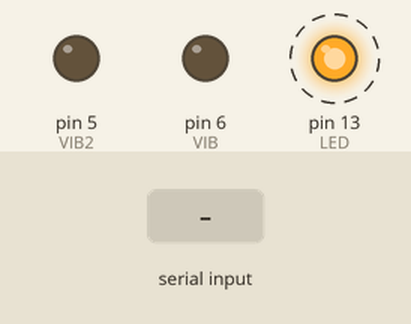
The sketch below on a simulated Arduino Mega 2560, built with avr-gcc and run on an emulated ATmega2560. Shown: output pins drawn as LEDs (lit = HIGH). Dashed ring = blinking. The inputs (shaded band) are chosen by the test bench. The local clock reads 2024-03-15 10:24:30 at power-on unless the sketch sets it; pins used as bus, display or sensor lines are not drawn; what the sketch prints to the serial monitor is not drawn.

Above: at 1.14 s.
1.6 s: byte 3 (3) received over Serial
At 1.9 s:
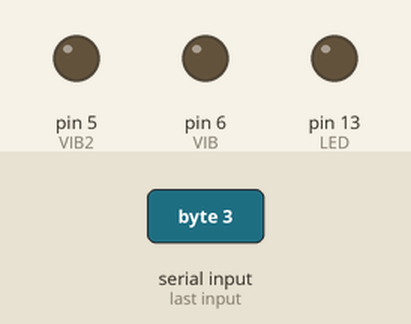
At 2.49 s:
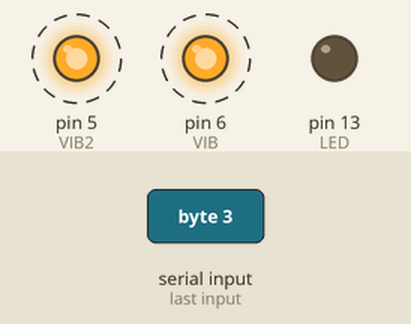
4.6 s: byte 2 (2) received over Serial
Timing chart, 0 to 13.6 s (numbered marks = the images above; inputs shaded):
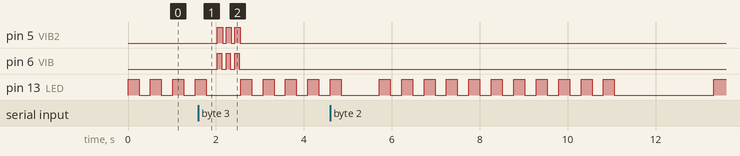

Measured:
- after the input at 1.6 s, pin 5 (VIB2): alternates HIGH for 0.12 s and LOW for 0.08 s, 6 changes in all, then stays LOW, starting after 0.43 s; pin 6 (VIB): alternates HIGH for 0.10 s and LOW for 0.10 s, 6 changes in all, then stays LOW, starting after 0.43 s

The sketch:

sketch_lattepanda.ino
```cpp
#include <Wire.h>
#include <DS3231.h>

enum led_pattern {
  off_pattern,
  ready_pattern,
  error_pattern,
  end_pattern
};

DS3231 clock;
RTCDateTime dt;
const int LED = 13;
const int POWER = 22;
const int VIB = 6;
const int VIB2 = 5;

int incomingByte = 0;   // for incoming serial data
int interval = 250;
int i, k = 0;
bool power_on = false;
led_pattern pattern = ready_pattern;

void setup() {
  Serial.begin(9600);     // opens serial port, sets data rate to 9600 bps
  pinMode(LED, OUTPUT);
  pinMode(POWER, OUTPUT);
  pinMode(VIB, OUTPUT);
  pinMode(VIB2, OUTPUT);
  digitalWrite(LED, LOW);
  digitalWrite(POWER, HIGH);
  digitalWrite(VIB, LOW);
  digitalWrite(VIB2, LOW);
  clock.begin();
}

void loop() {
  // send data only when you receive data:

  switch (pattern)
  {
    case off_pattern: //消灯
      break;
    case ready_pattern: //点滅
      digitalWrite(LED, HIGH);
      delay(interval);
      digitalWrite(LED, LOW);
      delay(interval);
      i++;
      if (i == 20 && !power_on) //10秒後に電源ON
      {
        digitalWrite(POWER, LOW);
        delay(2000);
        digitalWrite(POWER, HIGH);
        power_on = true;
        interval = 1000;
      }
      break;
    case error_pattern: //点灯
      break;
    case end_pattern: // ウィンドウズ終了
      for (int ii = 0; ii < 3; ii++)
      {
        digitalWrite(LED, HIGH);
        delay(interval);
        digitalWrite(LED, LOW);
        delay(interval);
      }
      delay(1000);
      break;
    default:
      break;
  }

  if (Serial.available() > 0) {
    incomingByte = Serial.read();
    switch (incomingByte)
    {
      case 0: //準備完了
        digitalWrite(LED, LOW);
        pattern = off_pattern;
        break;
      case 1: //エラー
        digitalWrite(LED, HIGH);
        pattern = error_pattern;
        break;
      case 2: //時刻
        dt = clock.getDateTime();
        Serial.print("Y");
        delay(50);
        Serial.print(dt.year);
        delay(50);

        Serial.print("M");
        delay(50);
        Serial.print(dt.month);
        delay(50);

        Serial.print("D");
        delay(50);
        Serial.print(dt.day);
        delay(50);

        Serial.print("h");
        delay(50);
        Serial.print(dt.hour);
        delay(50);

        Serial.print("m");
        delay(50);
        Serial.print(dt.minute);
        delay(50);

        Serial.print("s");
        delay(50);
        Serial.print(dt.second);
        delay(50);

        Serial.print("END");
        break;
      case 3: //バイブ
        digitalWrite(VIB, HIGH);
        digitalWrite(VIB2, HIGH);

        delay(100);
        digitalWrite(VIB, LOW);
        delay(20);
        digitalWrite(VIB2, LOW);

        delay(80);

        digitalWrite(VIB, HIGH);
        digitalWrite(VIB2, HIGH);

        delay(100);
        digitalWrite(VIB, LOW);
        delay(20);
        digitalWrite(VIB2, LOW);

        delay(80);

        digitalWrite(VIB, HIGH);
        digitalWrite(VIB2, HIGH);

        delay(100);
        digitalWrite(VIB, LOW);
        delay(20);
        digitalWrite(VIB2, LOW);

        break;
      default:
        break;
    }
  }
  delay(10);
}
```
